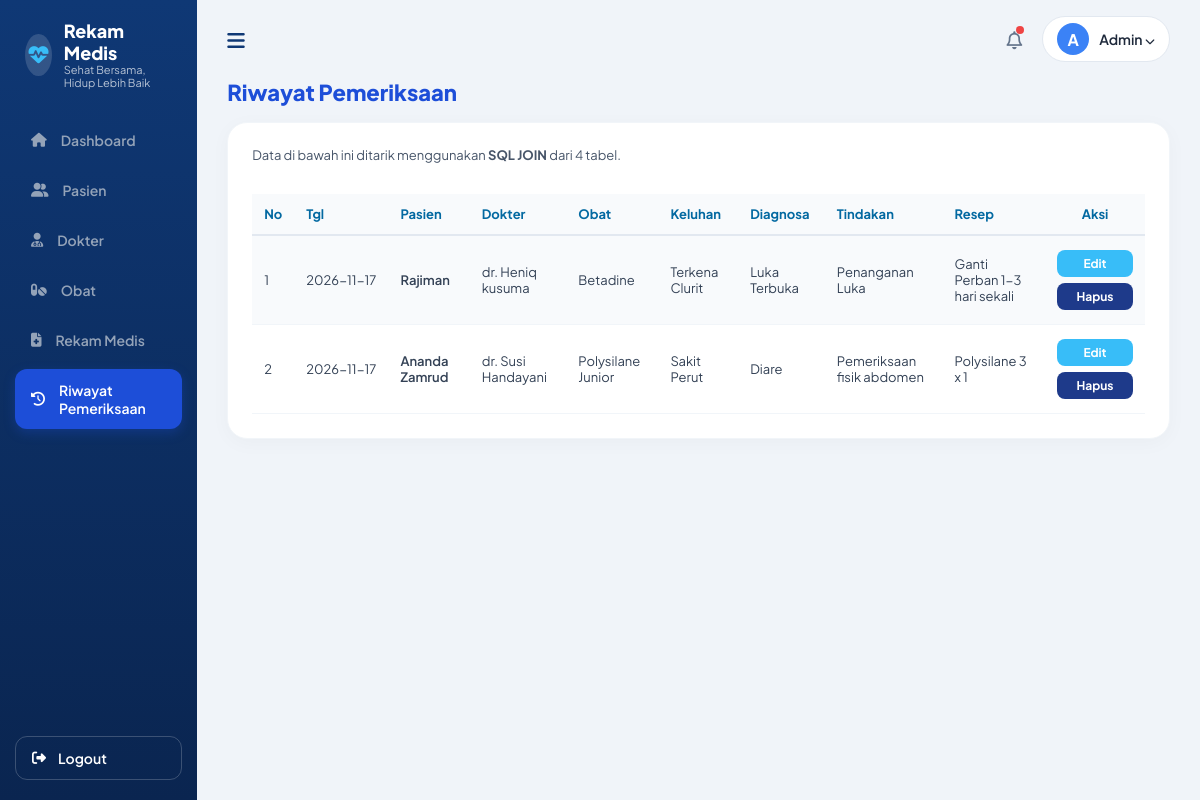
/riwayat.php, run on the app's committed database.
### tables this page shows
CREATE TABLE `rekam_medis` (
  `id_rekam` int(11) NOT NULL,
  `id_pasien` int(11) NOT NULL,
  `id_dokter` int(11) NOT NULL,
  `id_obat` int(11) NOT NULL,
  `tanggal_periksa` date NOT NULL,
  `keluhan` text NOT NULL,
  `diagnosa` text NOT NULL,
  `tindakan` text NOT NULL,
  `resep` varchar(100) NOT NULL
);

CREATE TABLE `pasien` (
  `id_pasien` int(11) NOT NULL,
  `no_rm` varchar(20) NOT NULL,
  `nama_pasien` varchar(100) NOT NULL,
  `jenis_kelamin` enum('L','P') NOT NULL,
  `tanggal_lahir` date NOT NULL,
  `alamat` text NOT NULL
);

CREATE TABLE `dokter` (
  `id_dokter` int(11) NOT NULL,
  `nama_dokter` varchar(100) NOT NULL,
  `spesialisasi` varchar(50) NOT NULL
);

CREATE TABLE `obat` (
  `id_obat` int(11) NOT NULL,
  `nama_obat` varchar(100) NOT NULL,
  `satuan` varchar(30) NOT NULL,
  `stok` int(11) NOT NULL
);

### riwayat.php (the view, shortened to what this page needs)
<?php
include 'header.php';
?>
<h2 style="font-size: 22px; font-weight: 800; color: #1D4ED8; margin-bottom: 16px;">Riwayat Pemeriksaan</h2>
<div class="card">
    <p style="font-size: 13px; color: #475569; margin-bottom: 16px;">
        Data di bawah ini ditarik menggunakan <strong>SQL JOIN</strong> dari 4 tabel.
    </p>
    <div style="overflow-x: auto;">
        <table style="width: 100%; border-collapse: collapse;">
            <thead>
                <tr style="background: #E0F2FE;">
                    <th style="color: #0369A1; padding: 12px; font-size: 13px;">No</th>
                    <th style="color: #0369A1; padding: 12px; font-size: 13px;">Tgl</th>
                    <th style="color: #0369A1; padding: 12px; font-size: 13px;">Pasien</th>
                    <th style="color: #0369A1; padding: 12px; font-size: 13px;">Dokter</th>
                    <th style="color: #0369A1; padding: 12px; font-size: 13px;">Obat</th>
                    <th style="color: #0369A1; padding: 12px; font-size: 13px;">Keluhan</th>
                    <th style="color: #0369A1; padding: 12px; font-size: 13px;">Diagnosa</th>
                    <th style="color: #0369A1; padding: 12px; font-size: 13px;">Tindakan</th>
                    <th style="color: #0369A1; padding: 12px; font-size: 13px;">Resep</th>
                    <th style="color: #0369A1; padding: 12px; font-size: 13px; text-align: center;">Aksi</th>
                </tr>
            </thead>
            <tbody>
                <?php
                $no = 1;
                $sql = "SELECT rekam_medis.*, pasien.nama_pasien, dokter.nama_dokter, obat.nama_obat
                        FROM rekam_medis
                        JOIN pasien ON rekam_medis.id_pasien = pasien.id_pasien
                        JOIN dokter ON rekam_medis.id_dokter = dokter.id_dokter
                        JOIN obat ON rekam_medis.id_obat = obat.id_obat
                        ORDER BY rekam_medis.id_rekam DESC";
                $query = mysqli_query($koneksi, $sql);
                if ($query && mysqli_num_rows($query) > 0) {
                    while ($rm = mysqli_fetch_assoc($query)) {
                        $rowBg = ($no % 2 == 0) ? '#FFFFFF' : '#F8FAFC';
                ?>
                <tr style="background: <?= $rowBg ?>; border-bottom: 1px solid #E2E8F0;">
                    <td style="padding: 14px 12px; font-size: 13px;"><?= $no++ ?></td>
                    <td style="padding: 14px 12px; font-size: 13px; white-space: nowrap;"><?= htmlspecialchars($rm['tanggal_periksa']) ?></td>
                    <td style="padding: 14px 12px; font-size: 13px; font-weight: 600;"><?= htmlspecialchars($rm['nama_pasien']) ?></td>
                    <td style="padding: 14px 12px; font-size: 13px;"><?= htmlspecialchars($rm['nama_dokter']) ?></td>
                    <td style="padding: 14px 12px; font-size: 13px;"><?= htmlspecialchars($rm['nama_obat']) ?></td>
                    <td style="padding: 14px 12px; font-size: 13px;"><?= htmlspecialchars($rm['keluhan']) ?></td>
                    <td style="padding: 14px 12px; font-size: 13px;"><?= htmlspecialchars($rm['diagnosa']) ?></td>
                    <td style="padding: 14px 12px; font-size: 13px;"><?= htmlspecialchars($rm['tindakan']) ?></td>
                    <td style="padding: 14px 12px; font-size: 13px;"><?= htmlspecialchars($rm['resep']) ?></td>
                    <td style="padding: 14px 12px; text-align: center;">
                        <div style="display: flex; flex-direction: column; gap: 6px; align-items: center;">
                            <button type="button" onclick='openEditModal(<?= json_encode($rm) ?>)' style="background: #38BDF8; color: white; border: none; padding: 6px 16px; border-radius: 8px; font-size: 12px; font-weight: 700; cursor: pointer; width: 76px;">
                                Edit
                            </button>
                            <a href="riwayat.php?hapus=<?= $rm['id_rekam'] ?>" onclick="return confirm('Yakin ingin menghapus riwayat pemeriksaan ini?')" style="background: #1E3A8A; color: white; text-decoration: none; padding: 6px 16px; border-radius: 8px; font-size: 12px; font-weight: 700; display: inline-block; width: 76px; text-align: center;">
                                Hapus
                            </a>
                        </div>
                    </td>
                </tr>
                <?php
                    }
                } else {
                    echo "<tr><td colspan='10' style='text-align:center; padding: 20px; color: #64748B;'>Belum ada data riwayat pemeriksaan.</td></tr>";
                }
                ?>
            </tbody>
        </table>
    </div>
</div>
<?php include 'footer.php'; ?>

### header.php (shortened to what this page needs)
<?php
$current_page = basename($_SERVER['PHP_SELF']);
?>
<!DOCTYPE html>
<html lang="id">
<head>
    <link rel="stylesheet" href="https://cdnjs.cloudflare.com/ajax/libs/font-awesome/6.4.0/css/all.min.css">
</head>
<body>
    <div class="sidebar">
        <div class="brand">
            <div class="brand-icon"><i class="fa-solid fa-heart-pulse"></i></div>
            <div class="brand-text">
                <h2>Rekam Medis</h2>
                <p>Sehat Bersama, Hidup Lebih Baik</p>
            </div>
        </div>
        <ul class="nav-menu">
            <li><a href="index.php" class="nav-link <?= $current_page=='index.php'?'active':'' ?>"><i class="fa-solid fa-house"></i> Dashboard</a></li>
            <li><a href="pasien.php" class="nav-link <?= $current_page=='pasien.php'?'active':'' ?>"><i class="fa-solid fa-user-group"></i> Pasien</a></li>
            <li><a href="dokter.php" class="nav-link <?= $current_page=='dokter.php'?'active':'' ?>"><i class="fa-solid fa-user-doctor"></i> Dokter</a></li>
            <li><a href="obat.php" class="nav-link <?= $current_page=='obat.php'?'active':'' ?>"><i class="fa-solid fa-pills"></i> Obat</a></li>
            <li><a href="rekam_medis.php" class="nav-link <?= $current_page=='rekam_medis.php'||$current_page=='detail_rekam.php'?'active':'' ?>"><i class="fa-solid fa-file-medical"></i> Rekam Medis</a></li>
            <li><a href="riwayat.php" class="nav-link <?= $current_page=='riwayat.php'?'active':'' ?>"><i class="fa-solid fa-clock-rotate-left"></i> Riwayat Pemeriksaan</a></li>
        </ul>
        <a href="#" class="logout-btn"><i class="fa-solid fa-right-from-bracket"></i> Logout</a>
    </div>
    <div class="main-wrapper">
        <div class="topbar">
            <div class="menu-toggle"><i class="fa-solid fa-bars"></i></div>
            <div class="topbar-right">
                <div class="notification"><i class="fa-regular fa-bell"></i><span class="badge-dot"></span></div>
                <div class="user-profile">
                    <div class="user-avatar">A</div>
                    <span style="font-size: 14px; font-weight: 600;">Admin <i class="fa-solid fa-chevron-down" style="font-size: 10px;"></i></span>
                </div>
            </div>
        </div>
        <div class="content">

### footer.php (shortened to what this page needs)
</div>
    </div>
</body>
</html>

### header.php (style rules this page uses)
* { box-sizing: border-box; margin: 0; padding: 0; font-family: 'Plus Jakarta Sans', sans-serif; }
body { background-color: #F0F4F9; color: #1E293B; display: flex; min-height: 100vh; }
.sidebar { width: 250px; background: linear-gradient(180deg, #0F3875 0%, #0A2550 100%); color: #fff; display: flex; flex-direction: column; padding: 20px 15px; shrink: 0; }
.brand { display: flex; align-items: center; gap: 12px; margin-bottom: 30px; padding: 0 10px; }
.brand-icon { width: 42px; height: 42px; background: rgba(255,255,255,0.15); border-radius: 50%; display: flex; align-items: center; justify-content: center; font-size: 20px; color: #38BDF8; }
.brand-text h2 { font-size: 18px; font-weight: 800; line-height: 1.2; }
.brand-text p { font-size: 11px; opacity: 0.7; }
.nav-menu { list-style: none; display: flex; flex-direction: column; gap: 8px; flex-grow: 1; }
.nav-link { display: flex; align-items: center; gap: 14px; padding: 12px 16px; color: #94A3B8; text-decoration: none; border-radius: 12px; font-size: 14px; font-weight: 600; transition: all 0.3s; }
.nav-link:hover, .nav-link.active { background: #1D4ED8; color: #FFFFFF; box-shadow: 0 4px 12px rgba(29, 78, 216, 0.3); }
.logout-btn { margin-top: auto; display: flex; align-items: center; gap: 12px; padding: 12px 16px; border: 1px solid rgba(255,255,255,0.2); color: #fff; border-radius: 12px; text-decoration: none; font-size: 14px; font-weight: 600; }
.main-wrapper { flex-grow: 1; display: flex; flex-direction: column; overflow-x: hidden; }
.topbar { display: flex; justify-content: space-between; align-items: center; padding: 16px 30px; background: transparent; }
.menu-toggle { font-size: 20px; color: #0F3875; cursor: pointer; }
.topbar-right { display: flex; align-items: center; gap: 20px; }
.notification { position: relative; font-size: 18px; color: #64748B; cursor: pointer; }
.badge-dot { position: absolute; top: -2px; right: -2px; width: 8px; height: 8px; background: #EF4444; border-radius: 50%; }
.user-profile { display: flex; align-items: center; gap: 10px; background: #fff; padding: 6px 14px; border-radius: 30px; border: 1px solid #E2E8F0; }
.user-avatar { width: 32px; height: 32px; border-radius: 50%; background: #3B82F6; color: white; display: flex; align-items: center; justify-content: center; font-weight: bold; }
.content { padding: 0 30px 30px 30px; }
.card { background: #FFFFFF; border-radius: 20px; padding: 24px; box-shadow: 0 4px 20px rgba(0,0,0,0.03); margin-bottom: 24px; border: 1px solid #F1F5F9; }
table { width: 100%; border-collapse: collapse; margin-top: 15px; }
th { text-align: left; padding: 12px 16px; background: #F8FAFC; color: #475569; font-size: 13px; font-weight: 700; border-bottom: 2px solid #E2E8F0; }
td { padding: 14px 16px; border-bottom: 1px solid #F1F5F9; font-size: 14px; color: #334155; }

### data on the page
rekam_medis: tanggal_periksa "2026-11-17", id_pasien.nama_pasien "Rajiman", id_dokter.nama_dokter "dr. Heniq kusuma", id_obat.nama_obat "Betadine", keluhan "Terkena Clurit", diagnosa "Luka Terbuka", tindakan "Penanganan Luka", resep "Ganti Perban 1-3 hari sekali"
rekam_medis: tanggal_periksa "2026-11-17", id_pasien.nama_pasien "Ananda Zamrud", id_dokter.nama_dokter "dr. Susi Handayani", id_obat.nama_obat "Polysilane Junior", keluhan "Sakit Perut", diagnosa "Diare", tindakan "Pemeriksaan fisik abdomen", resep "Polysilane 3 x 1"
